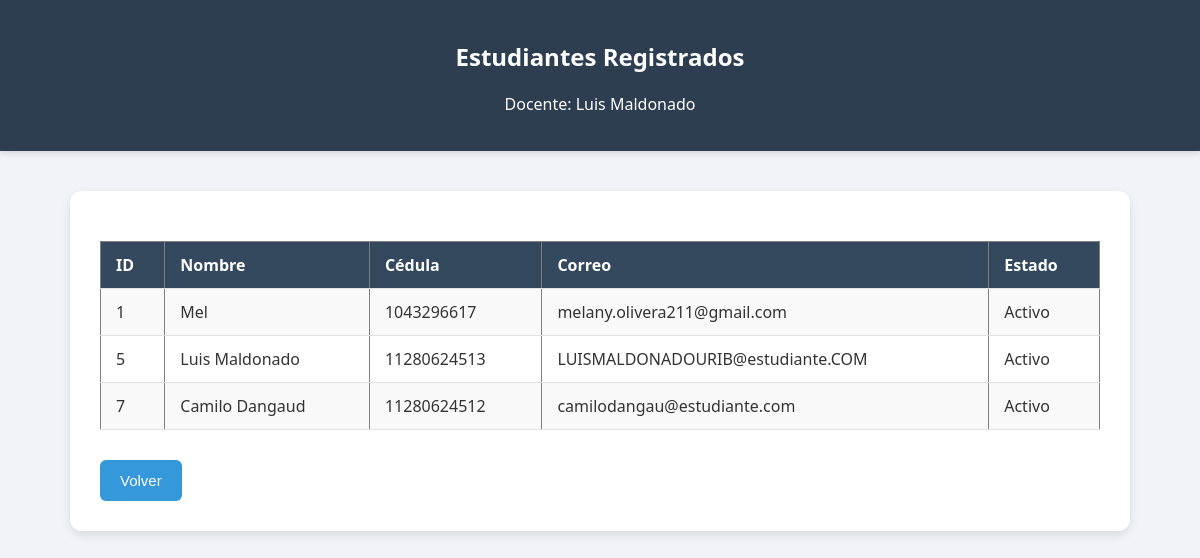
Screenshot of /Controller/Docente/Ver_estudiantesController.php (signed in) with the database file from the repository.
### tables this page shows
CREATE TABLE `usuarios` (
  `id_usuario` int(11) NOT NULL,
  `cedula` varchar(20) NOT NULL,
  `nombre_usuario` varchar(100) NOT NULL,
  `correo` varchar(100) NOT NULL,
  `clave` varchar(255) NOT NULL,
  `rol` enum('admin','estudiante','docente') NOT NULL,
  `estado` tinyint(1) DEFAULT '1'
);

### Controller/Docente/Ver_estudiantesController.php (called while the page is built, shortened)
<?php
require_once __DIR__ . '/../../Model/Docente/UsuarioModel.php';
$nombre_docente = $_SESSION['nombre_usuario'];
$model = new UsuarioModel();
$estudiantes = $model->obtenerEstudiantes();
include __DIR__ . '/../../View/Panel_docente/ver_estudiantes.php';

### Model/utilidades/bd/ConexionBD.php (called while the page is built, shortened)
<?php
class ConexionBD implements IConexionBD {
    private $host = "localhost";
    private $usuario = "root";
    private $password = "root";
    private $basedatos = "bd_sistemaeducativo";
    public function conectar() {
        $this->conexion = new mysqli($this->host, $this->usuario, $this->password, $this->basedatos);
        $this->conexion->set_charset("utf8");
        return $this->conexion;
    }
}

### Model/Docente/UsuarioModel.php (called while the page is built)
<?php
require_once __DIR__ . '/../utilidades/bd/ConexionBD.php';
class UsuarioModel {
    private $conn;
    public function __construct() {
        $this->conn = (new ConexionBD())->conectar();
    }
    public function obtenerEstudiantes() {
        $sql = "SELECT id_usuario, nombre_usuario, correo, cedula, estado FROM usuarios WHERE rol = 'estudiante'";
        $result = $this->conn->query($sql);
        $estudiantes = [];
        while ($row = $result->fetch_assoc()) {
            $estudiantes[] = $row;
        }
        return $estudiantes;
    }
}

### View/Panel_docente/ver_estudiantes.php (the view, shortened to what this page needs)
<!DOCTYPE html>
<html lang="es">
<head>
    <link rel="stylesheet" href="../../View/CSS/ver_estudiante.css">
</head>
<body>
    <header>
        <h2>Estudiantes Registrados</h2>
        <p>Docente: <?= htmlspecialchars($nombre_docente) ?></p>
    </header>
    <div class="container">
        <table border="1" cellpadding="10" cellspacing="0">
            <tr>
                <th>ID</th>
                <th>Nombre</th>
                <th>Cédula</th>
                <th>Correo</th>
                <th>Estado</th>
            </tr>
            <?php foreach ($estudiantes as $row) : ?>
                <tr>
                    <td><?= $row['id_usuario'] ?></td>
                    <td><?= htmlspecialchars($row['nombre_usuario']) ?></td>
                    <td><?= $row['cedula'] ?></td>
                    <td><?= $row['correo'] ?></td>
                    <td><?= $row['estado'] ? 'Activo' : 'Inactivo' ?></td>
                </tr>
            <?php endforeach; ?>
        </table>
        <button class="btn-back" onclick="window.location.href='../../View/Panel_docente/docente.php'">Volver</button>
    </div>
</body>
</html>

### View/CSS/ver_estudiante.css (style rules this page uses)
body { font-family: 'Segoe UI', Tahoma, Geneva, Verdana, sans-serif; background-color: #f0f4f8; margin: 0; padding: 0; color: #333; }
header { background-color: #2c3e50; color: white; padding: 20px 40px; text-align: center; box-shadow: 0 2px 6px rgba(0, 0, 0, 0.15); }
.container { max-width: 1000px; margin: 40px auto; background-color: #ffffff; padding: 30px; border-radius: 12px; box-shadow: 0 4px 10px rgba(0, 0, 0, 0.1); }
table { width: 100%; border-collapse: collapse; margin-top: 20px; }
th, td { text-align: left; padding: 12px 15px; border-bottom: 1px solid #e0e0e0; }
th { background-color: #34495e; color: white; }
tr:nth-child(even) { background-color: #f9f9f9; }
.btn-back { margin-top: 30px; padding: 12px 20px; background-color: #3498db; color: white; font-size: 15px; border: none; border-radius: 6px; cursor: pointer; text-decoration: none; transition: background 0.3s ease; }

### rows the page displays
usuarios: id_usuario "1", nombre_usuario "Mel", cedula "1043296617", correo "melany.olivera211@gmail.com", estado "Activo"
usuarios: id_usuario "5", nombre_usuario "Luis Maldonado", cedula "11280624513", correo "LUISMALDONADOURIB@estudiante.COM", estado "Activo"
usuarios: id_usuario "7", nombre_usuario "Camilo Dangaud", cedula "11280624512", correo "camilodangau@estudiante.com", estado "Activo"

### other values shown
$nombre_docente "Luis Maldonado"
